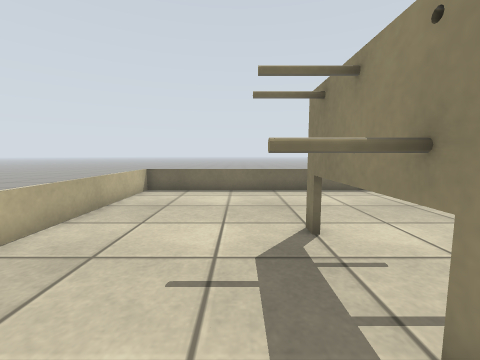
View 1 (above)

17 first-person views from a walk through a Gazebo world. The camera is 0.17 m above the floor, tilts 6° down and sees 90° across. The floor is counted in squares, 0.1 m on a side. Each view is taken from the middle of a square. On the plan, view 1 faces up. The plan holds only what a view shows up to about 14 squares ahead; the rest is blank.

View 2
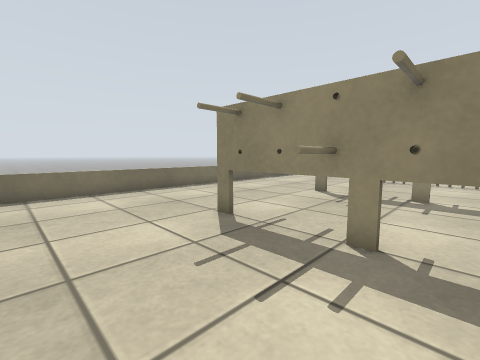

View 3
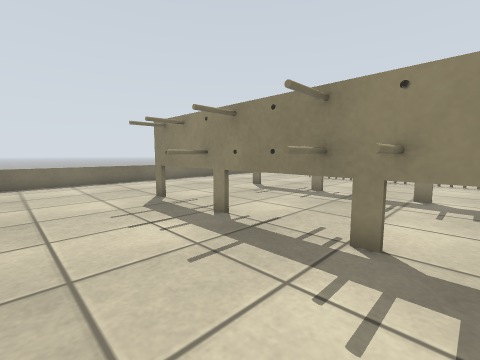

View 4
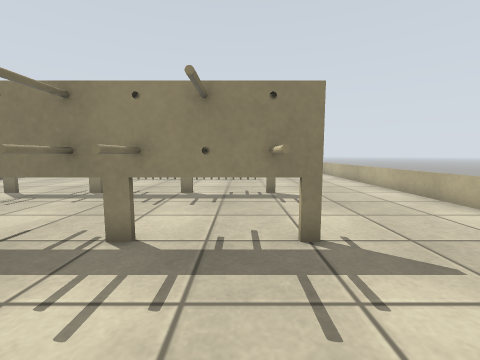

View 5
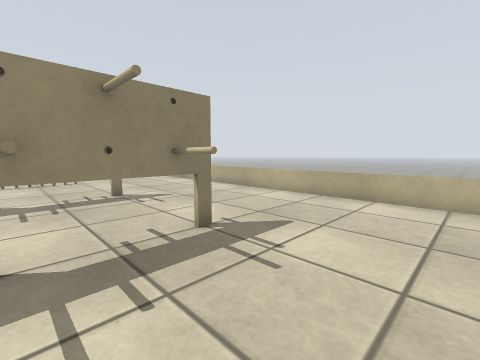

View 6
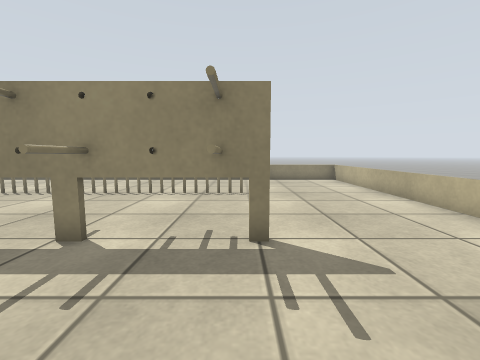

View 7
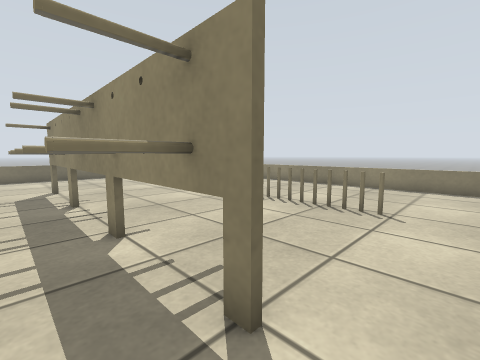

View 8
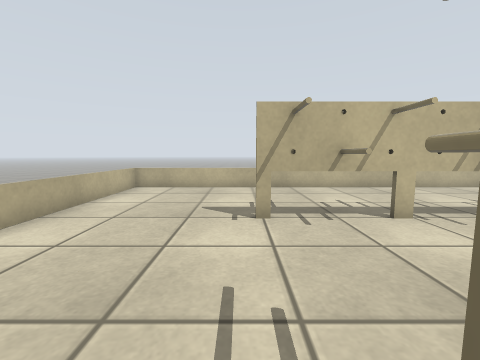

View 9
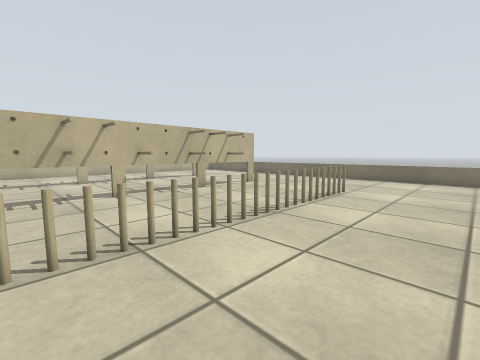

View 10
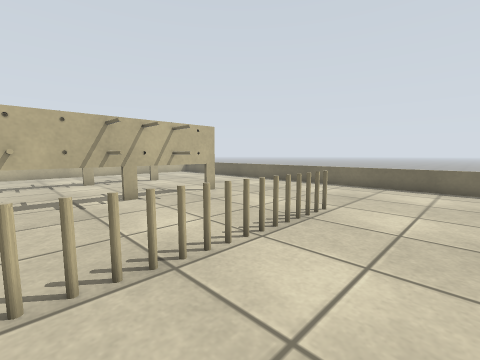

View 11
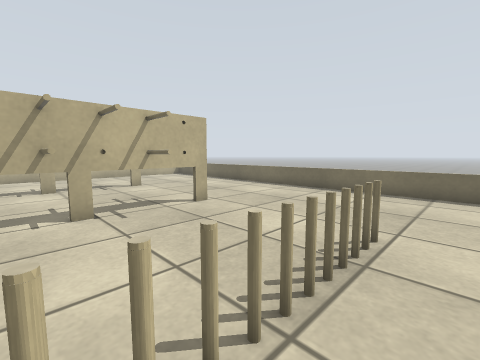

View 12
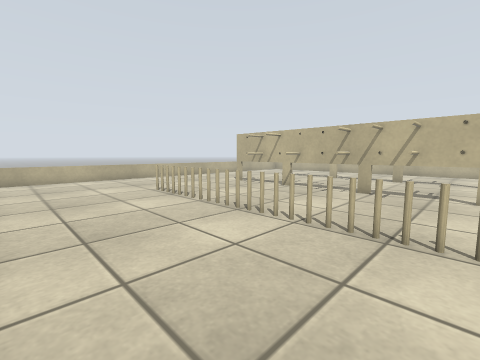

View 13
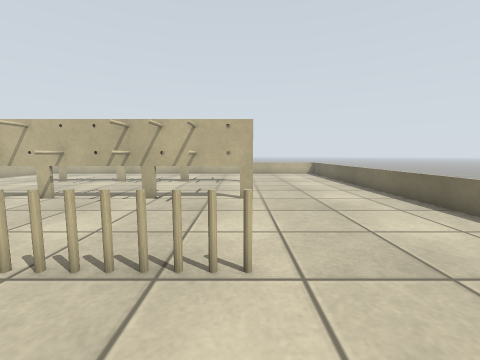

View 14
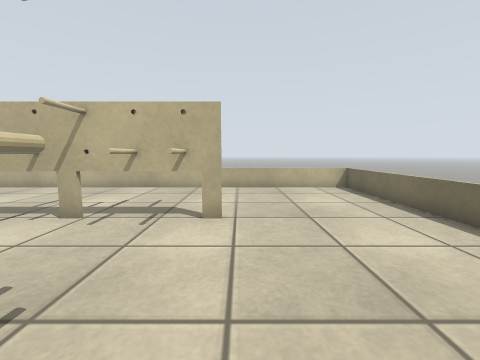

View 15
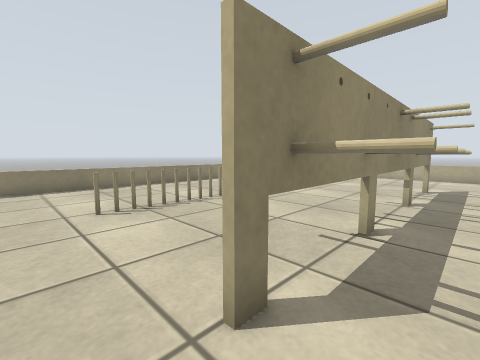

View 16
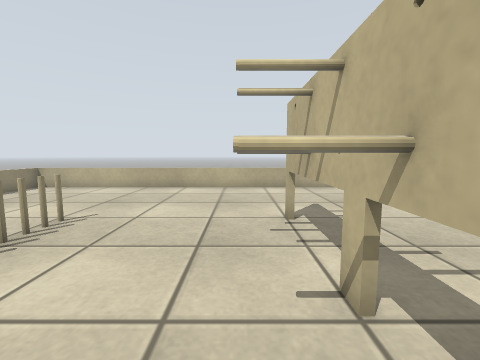

View 17
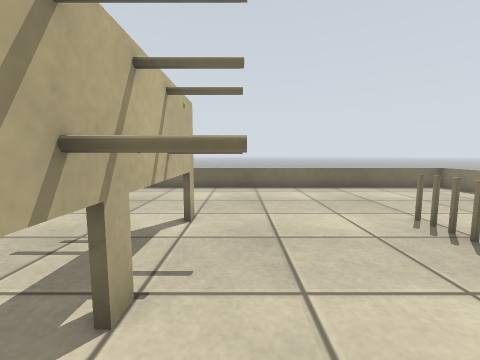

### Floor plan
Key: @ floor where view 1 was taken; x gap in a wall; . floor; = window, fence, low wall or low ledge; T thing the floor can be seen under or through.
Columns run from 5 left of view 1 to 20 right of it. Each row starts with its distance up from view 1.
 12 ==========================
 11 =........................=
 10 =........................=
  9 =........................
  8 =.......................
  7 =........................=
  6 =........................=
  5 =......T....TT.....=.....=
  4 =......T.....T...........=
  3 =......T.....T...........=
  2 =.....TT....TT...........=
  1 =......T.....T.....x.....=
  0 =....@.T.....T...........
 -1 =......T....T............
 -2 =....TT......T...........=
 -3 =....TT.....TT...........=
 -4 =......T.....T...........=
 -5 =......T.....T...........=
 -6 =.....T.....T......=.....=
 -7 =........................=
 -8 =........................=
 -9 =........................
-10 =........................
-11 =........................=
-12 =........................=
-13 ==========================

Positions as (right, up) in squares from view 1, and headings:
1: (0, 0), facing up
2: (-3, 0), facing up-right
3: (-3, -4), facing up-right
4: (-3, -5), facing right
5: (-3, -3), facing down-right
6: (3, -6), facing right
7: (6, -8), facing up-right
8: (8, -7), facing left
9: (18, -6), facing up-left
10: (17, -2), facing up-left
11: (15, 0), facing up-left
12: (19, 5), facing down-left
13: (17, 5), facing left
14: (8, 6), facing left
15: (6, 7), facing down-right
16: (9, 0), facing down
17: (9, -1), facing up
